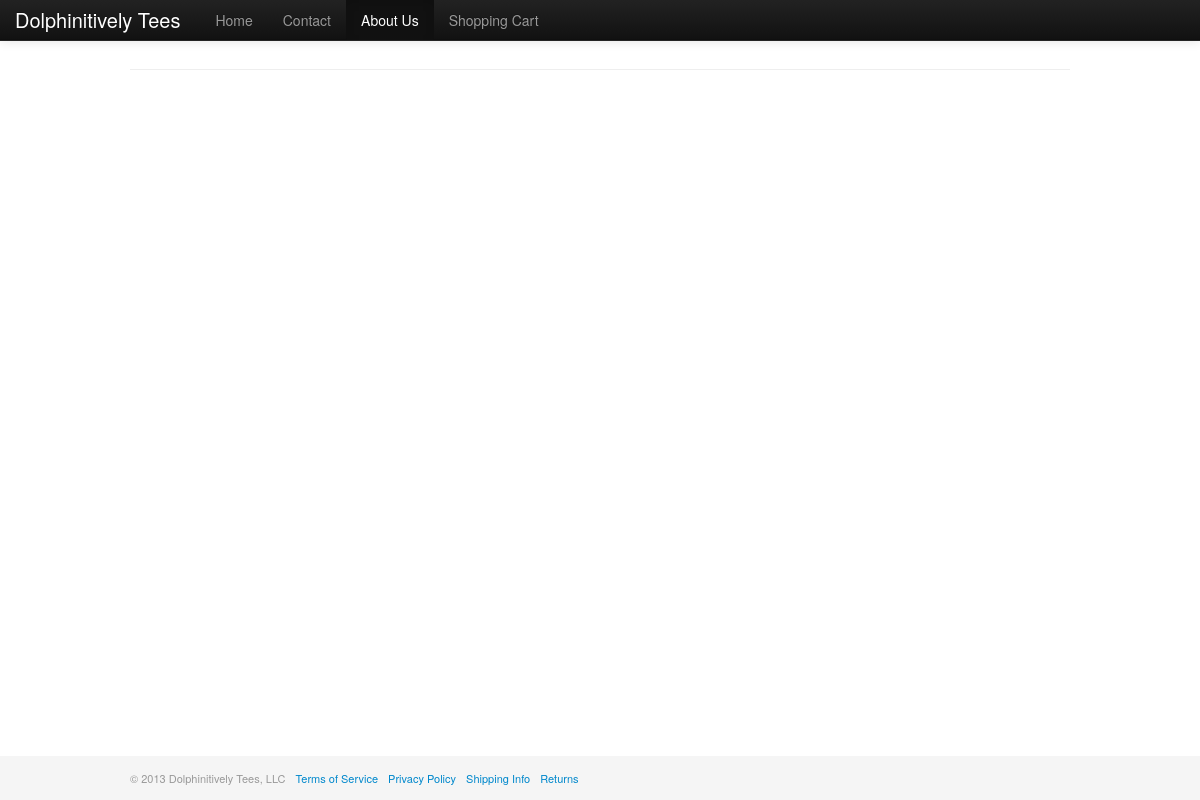
Before: /about with the older database file.
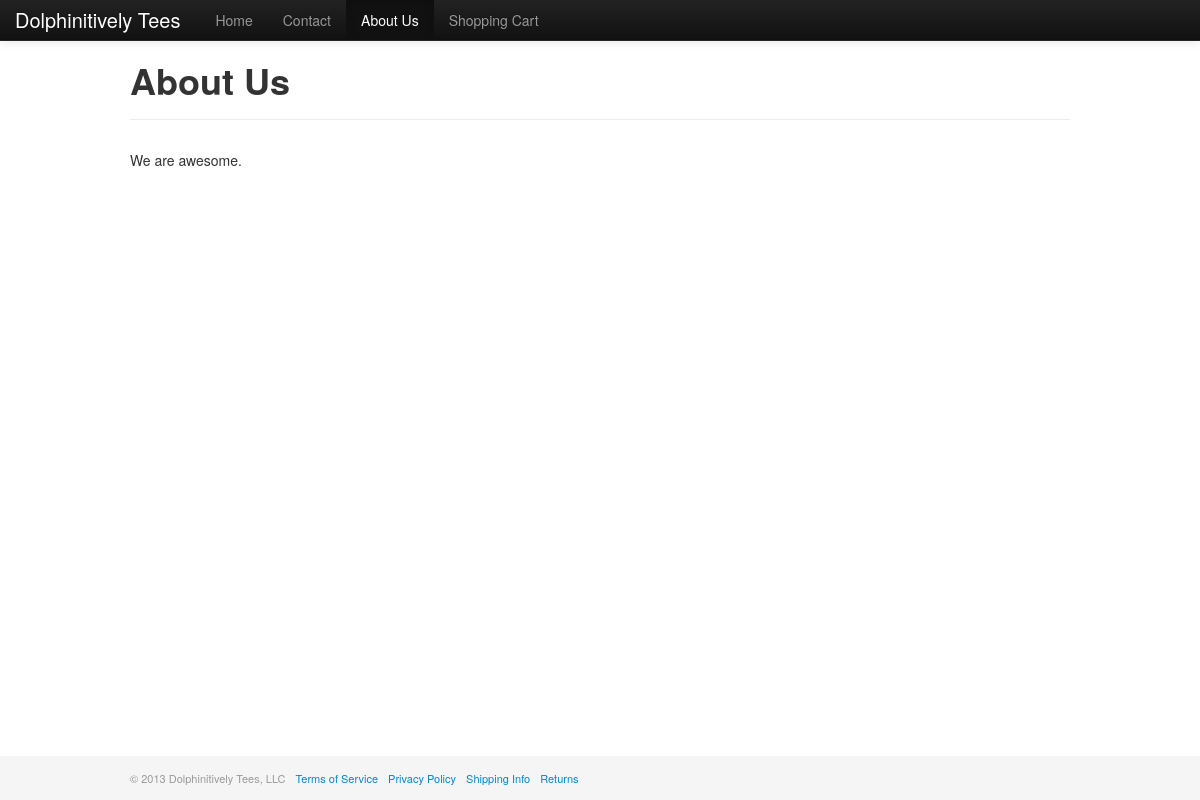
After: the same page with the newer database file.
### tables this page shows
CREATE TABLE IF NOT EXISTS `pages` (
  `id` int(11) NOT NULL AUTO_INCREMENT,
  `title` varchar(255) NOT NULL,
  `body` text NOT NULL,
  `created_at` timestamp NOT NULL DEFAULT CURRENT_TIMESTAMP,
  PRIMARY KEY (`id`)
);

### page.php (called while the page is built)
<?php
require 'header.php';
$sql = 'SELECT * FROM pages WHERE id = ' . (int)$_GET['id'];
$result = $db->query($sql);
$page = $result->fetch_assoc();
print_template('page', array(
	'page' => $page
));

### templates/page.php (the view)
<div class="page-header">
	<h1><?= h($page['title']) ?></h1>
</div>
<?= nl2br(h($page['body'])) ?>

### templates/layouts/store.php (shortened to what this page needs)
<!DOCTYPE html>
<html lang="en">
	<head>
		<link rel="stylesheet" type="text/css" href="css/bootstrap.css">
		<link rel="stylesheet" type="text/css" href="css/style.css">
	</head>
	<body>
		<div class="navbar navbar-inverse navbar-fixed-top">
		  <div class="navbar-inner">
		    <a class="brand" href="index.php">Dolphinitively Tees</a>
		    <ul class="nav">
		      <li class="index <?= tab_class('index') ?>"><a href="index.php">Home</a></li>
		      <li class="contact <?= tab_class('contact') ?>"><a href="contact.php">Contact</a></li>
		      <li class="about <?= tab_class('about') ?>"><a href="about">About Us</a></li>
		      <li class="cart <?= tab_class('cart') ?>">
		      	<a href="cart.php">
		      		Shopping Cart
		      	</a>
		     </li>
		    </ul>
		  </div>
		</div>
		<div class="container">
			<?= $page_content ?>
		</div>
		<footer id="footer" class="muted">
			<div class="container">
				&copy; <?= date('Y') ?> Dolphinitively Tees, LLC
				<a href="terms">Terms of Service</a>
				<a href="privacy">Privacy Policy</a>
				<a href="shipping">Shipping Info</a>
				<a href="returns">Returns</a>
			</div>
		</footer>
	</body>
</html>

Changed rows visible on the page:
added pages: title "About Us", body "We are awesome."
